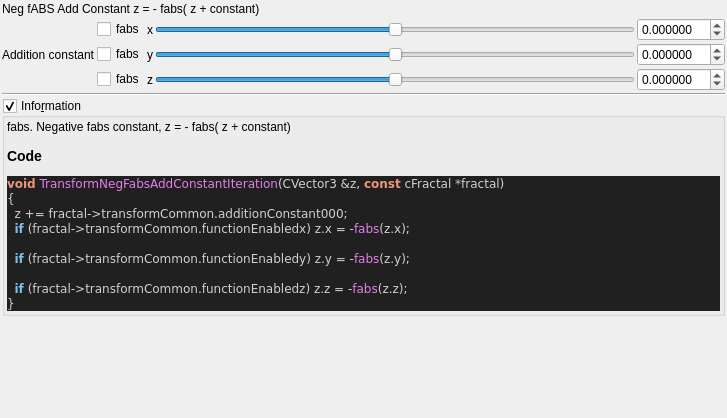
<?xml version="1.0" encoding="UTF-8"?>
<ui version="4.0">
 <class>transf_neg_fabs_add_constant</class>
 <widget class="QWidget" name="Form">
  <property name="geometry">
   <rect>
    <x>0</x>
    <y>0</y>
    <width>727</width>
    <height>418</height>
   </rect>
  </property>
  <property name="windowTitle">
   <string notr="true">transf_neg_fabs_add_constant</string>
  </property>
  <layout class="QVBoxLayout" name="verticalLayout">
   <property name="spacing">
    <number>2</number>
   </property>
   <property name="leftMargin">
    <number>2</number>
   </property>
   <property name="topMargin">
    <number>2</number>
   </property>
   <property name="rightMargin">
    <number>2</number>
   </property>
   <property name="bottomMargin">
    <number>2</number>
   </property>
   <item>
    <widget class="QLabel" name="label_26">
     <property name="text">
      <string>Neg fABS Add Constant z = - fabs( z + constant)</string>
     </property>
    </widget>
   </item>
   <item>
    <layout class="QGridLayout" name="gridLayout_4">
     <property name="spacing">
      <number>2</number>
     </property>
     <item row="1" column="0">
      <widget class="QLabel" name="label_23">
       <property name="text">
        <string>Addition constant</string>
       </property>
      </widget>
     </item>
     <item row="0" column="1">
      <widget class="QCheckBox" name="checkBox_transf_function_enabledx">
       <property name="text">
        <string notr="true">fabs</string>
       </property>
      </widget>
     </item>
     <item row="1" column="1">
      <widget class="QCheckBox" name="checkBox_transf_function_enabledy">
       <property name="text">
        <string notr="true">fabs</string>
       </property>
      </widget>
     </item>
     <item row="0" column="4">
      <widget class="MyDoubleSpinBox" name="spinbox3_transf_addition_constant_x">
       <property name="enabled">
        <bool>true</bool>
       </property>
       <property name="sizePolicy">
        <sizepolicy hsizetype="Minimum" vsizetype="Maximum">
         <horstretch>0</horstretch>
         <verstretch>0</verstretch>
        </sizepolicy>
       </property>
       <property name="prefix">
        <string/>
       </property>
       <property name="decimals">
        <number>6</number>
       </property>
       <property name="minimum">
        <double>-99.989999999999995</double>
       </property>
       <property name="singleStep">
        <double>0.100000000000000</double>
       </property>
      </widget>
     </item>
     <item row="2" column="2">
      <widget class="QLabel" name="label_24">
       <property name="text">
        <string notr="true">z</string>
       </property>
      </widget>
     </item>
     <item row="2" column="3">
      <widget class="QSlider" name="slider3_transf_addition_constant_z">
       <property name="enabled">
        <bool>true</bool>
       </property>
       <property name="sizePolicy">
        <sizepolicy hsizetype="Expanding" vsizetype="Maximum">
         <horstretch>0</horstretch>
         <verstretch>0</verstretch>
        </sizepolicy>
       </property>
       <property name="minimum">
        <number>-5000000</number>
       </property>
       <property name="maximum">
        <number>5000000</number>
       </property>
       <property name="orientation">
        <enum>Qt::Horizontal</enum>
       </property>
      </widget>
     </item>
     <item row="0" column="3">
      <widget class="QSlider" name="slider3_transf_addition_constant_x">
       <property name="enabled">
        <bool>true</bool>
       </property>
       <property name="sizePolicy">
        <sizepolicy hsizetype="Expanding" vsizetype="Maximum">
         <horstretch>0</horstretch>
         <verstretch>0</verstretch>
        </sizepolicy>
       </property>
       <property name="minimum">
        <number>-5000000</number>
       </property>
       <property name="maximum">
        <number>5000000</number>
       </property>
       <property name="value">
        <number>0</number>
       </property>
       <property name="sliderPosition">
        <number>0</number>
       </property>
       <property name="orientation">
        <enum>Qt::Horizontal</enum>
       </property>
      </widget>
     </item>
     <item row="2" column="4">
      <widget class="MyDoubleSpinBox" name="spinbox3_transf_addition_constant_z">
       <property name="enabled">
        <bool>true</bool>
       </property>
       <property name="sizePolicy">
        <sizepolicy hsizetype="Minimum" vsizetype="Maximum">
         <horstretch>0</horstretch>
         <verstretch>0</verstretch>
        </sizepolicy>
       </property>
       <property name="decimals">
        <number>6</number>
       </property>
       <property name="minimum">
        <double>-99.989999999999995</double>
       </property>
       <property name="maximum">
        <double>99.989999999999995</double>
       </property>
       <property name="singleStep">
        <double>0.100000000000000</double>
       </property>
      </widget>
     </item>
     <item row="1" column="3">
      <widget class="QSlider" name="slider3_transf_addition_constant_y">
       <property name="enabled">
        <bool>true</bool>
       </property>
       <property name="sizePolicy">
        <sizepolicy hsizetype="Expanding" vsizetype="Maximum">
         <horstretch>0</horstretch>
         <verstretch>0</verstretch>
        </sizepolicy>
       </property>
       <property name="minimum">
        <number>-5000000</number>
       </property>
       <property name="maximum">
        <number>5000000</number>
       </property>
       <property name="orientation">
        <enum>Qt::Horizontal</enum>
       </property>
      </widget>
     </item>
     <item row="1" column="4">
      <widget class="MyDoubleSpinBox" name="spinbox3_transf_addition_constant_y">
       <property name="enabled">
        <bool>true</bool>
       </property>
       <property name="sizePolicy">
        <sizepolicy hsizetype="Minimum" vsizetype="Maximum">
         <horstretch>0</horstretch>
         <verstretch>0</verstretch>
        </sizepolicy>
       </property>
       <property name="decimals">
        <number>6</number>
       </property>
       <property name="minimum">
        <double>-99.989999999999995</double>
       </property>
       <property name="maximum">
        <double>99.989999999999995</double>
       </property>
       <property name="singleStep">
        <double>0.100000000000000</double>
       </property>
      </widget>
     </item>
     <item row="0" column="2">
      <widget class="QLabel" name="label_22">
       <property name="text">
        <string notr="true">x</string>
       </property>
      </widget>
     </item>
     <item row="1" column="2">
      <widget class="QLabel" name="label_25">
       <property name="text">
        <string notr="true">y</string>
       </property>
      </widget>
     </item>
     <item row="2" column="1">
      <widget class="QCheckBox" name="checkBox_transf_function_enabledz">
       <property name="text">
        <string notr="true">fabs</string>
       </property>
      </widget>
     </item>
    </layout>
   </item>
   <item>
    <widget class="Line" name="line_6">
     <property name="orientation">
      <enum>Qt::Horizontal</enum>
     </property>
    </widget>
   </item>
   <item>
    <widget class="MyGroupBox" name="groupCheck_info">
     <property name="title">
      <string>Info&amp;rmation</string>
     </property>
     <property name="flat">
      <bool>false</bool>
     </property>
     <property name="checkable">
      <bool>true</bool>
     </property>
     <layout class="QVBoxLayout" name="verticalLayout_2">
      <property name="spacing">
       <number>2</number>
      </property>
      <property name="leftMargin">
       <number>2</number>
      </property>
      <property name="topMargin">
       <number>2</number>
      </property>
      <property name="rightMargin">
       <number>2</number>
      </property>
      <property name="bottomMargin">
       <number>2</number>
      </property>
      <item>
       <widget class="QLabel" name="label_code_content">
        <property name="text">
         <string notr="true">&lt;p&gt;fabs. Negative fabs constant,  z = - fabs( z + constant)&lt;/p&gt;&lt;table&gt;
&lt;/table&gt;
&lt;h3&gt;Code&lt;/h3&gt;
&lt;body style=&quot;background-color:#202020&quot;&gt;
&lt;pre style=&quot;color:#d0d0d0; background-color:#202020;  font-family:'Courier New',monospace;&quot;&gt;&lt;span style=&quot;color:#f09479; font-weight:bold&quot;&gt;void&lt;/span&gt; &lt;span style=&quot;color:#e47eed&quot;&gt;TransformNegFabsAddConstantIteration&lt;/span&gt;&lt;span style=&quot;color:#d0d0d0&quot;&gt;(&lt;/span&gt;CVector3 &lt;span style=&quot;color:#d0d0d0&quot;&gt;&amp;amp;&lt;/span&gt;z&lt;span style=&quot;color:#d0d0d0&quot;&gt;,&lt;/span&gt; &lt;span style=&quot;color:#f09479; font-weight:bold&quot;&gt;const&lt;/span&gt; cFractal &lt;span style=&quot;color:#d0d0d0&quot;&gt;*&lt;/span&gt;fractal&lt;span style=&quot;color:#d0d0d0&quot;&gt;)&lt;/span&gt;
&lt;span style=&quot;color:#d0d0d0&quot;&gt;{&lt;/span&gt;
  z &lt;span style=&quot;color:#d0d0d0&quot;&gt;+=&lt;/span&gt; fractal&lt;span style=&quot;color:#d0d0d0&quot;&gt;-&amp;gt;&lt;/span&gt;transformCommon&lt;span style=&quot;color:#d0d0d0&quot;&gt;.&lt;/span&gt;additionConstant000&lt;span style=&quot;color:#d0d0d0&quot;&gt;;&lt;/span&gt;
  &lt;span style=&quot;color:#7ec0ee; font-weight:bold&quot;&gt;if&lt;/span&gt; &lt;span style=&quot;color:#d0d0d0&quot;&gt;(&lt;/span&gt;fractal&lt;span style=&quot;color:#d0d0d0&quot;&gt;-&amp;gt;&lt;/span&gt;transformCommon&lt;span style=&quot;color:#d0d0d0&quot;&gt;.&lt;/span&gt;functionEnabledx&lt;span style=&quot;color:#d0d0d0&quot;&gt;)&lt;/span&gt; z&lt;span style=&quot;color:#d0d0d0&quot;&gt;.&lt;/span&gt;x &lt;span style=&quot;color:#d0d0d0&quot;&gt;= -&lt;/span&gt;&lt;span style=&quot;color:#e47eed&quot;&gt;fabs&lt;/span&gt;&lt;span style=&quot;color:#d0d0d0&quot;&gt;(&lt;/span&gt;z&lt;span style=&quot;color:#d0d0d0&quot;&gt;.&lt;/span&gt;x&lt;span style=&quot;color:#d0d0d0&quot;&gt;);&lt;/span&gt;

  &lt;span style=&quot;color:#7ec0ee; font-weight:bold&quot;&gt;if&lt;/span&gt; &lt;span style=&quot;color:#d0d0d0&quot;&gt;(&lt;/span&gt;fractal&lt;span style=&quot;color:#d0d0d0&quot;&gt;-&amp;gt;&lt;/span&gt;transformCommon&lt;span style=&quot;color:#d0d0d0&quot;&gt;.&lt;/span&gt;functionEnabledy&lt;span style=&quot;color:#d0d0d0&quot;&gt;)&lt;/span&gt; z&lt;span style=&quot;color:#d0d0d0&quot;&gt;.&lt;/span&gt;y &lt;span style=&quot;color:#d0d0d0&quot;&gt;= -&lt;/span&gt;&lt;span style=&quot;color:#e47eed&quot;&gt;fabs&lt;/span&gt;&lt;span style=&quot;color:#d0d0d0&quot;&gt;(&lt;/span&gt;z&lt;span style=&quot;color:#d0d0d0&quot;&gt;.&lt;/span&gt;y&lt;span style=&quot;color:#d0d0d0&quot;&gt;);&lt;/span&gt;

  &lt;span style=&quot;color:#7ec0ee; font-weight:bold&quot;&gt;if&lt;/span&gt; &lt;span style=&quot;color:#d0d0d0&quot;&gt;(&lt;/span&gt;fractal&lt;span style=&quot;color:#d0d0d0&quot;&gt;-&amp;gt;&lt;/span&gt;transformCommon&lt;span style=&quot;color:#d0d0d0&quot;&gt;.&lt;/span&gt;functionEnabledz&lt;span style=&quot;color:#d0d0d0&quot;&gt;)&lt;/span&gt; z&lt;span style=&quot;color:#d0d0d0&quot;&gt;.&lt;/span&gt;z &lt;span style=&quot;color:#d0d0d0&quot;&gt;= -&lt;/span&gt;&lt;span style=&quot;color:#e47eed&quot;&gt;fabs&lt;/span&gt;&lt;span style=&quot;color:#d0d0d0&quot;&gt;(&lt;/span&gt;z&lt;span style=&quot;color:#d0d0d0&quot;&gt;.&lt;/span&gt;z&lt;span style=&quot;color:#d0d0d0&quot;&gt;);&lt;/span&gt;
&lt;span style=&quot;color:#d0d0d0&quot;&gt;}&lt;/span&gt;
&lt;/pre&gt;
&lt;/body&gt;</string>
        </property>
        <property name="wordWrap">
         <bool>true</bool>
        </property>
        <property name="openExternalLinks">
         <bool>true</bool>
        </property>
        <property name="textInteractionFlags">
         <set>Qt::LinksAccessibleByMouse|Qt::TextSelectableByMouse</set>
        </property>
       </widget>
      </item>
     </layout>
    </widget>
   </item>
   <item>
    <spacer name="verticalSpacer">
     <property name="orientation">
      <enum>Qt::Vertical</enum>
     </property>
     <property name="sizeHint" stdset="0">
      <size>
       <width>20</width>
       <height>40</height>
      </size>
     </property>
    </spacer>
   </item>
  </layout>
 </widget>
 <customwidgets>
  <customwidget>
   <class>MyDoubleSpinBox</class>
   <extends>QDoubleSpinBox</extends>
   <header>my_double_spin_box.h</header>
  </customwidget>
  <customwidget>
   <class>MyGroupBox</class>
   <extends>QGroupBox</extends>
   <header>my_group_box.h</header>
   <container>1</container>
  </customwidget>
 </customwidgets>
 <resources/>
 <connections/>
</ui>
